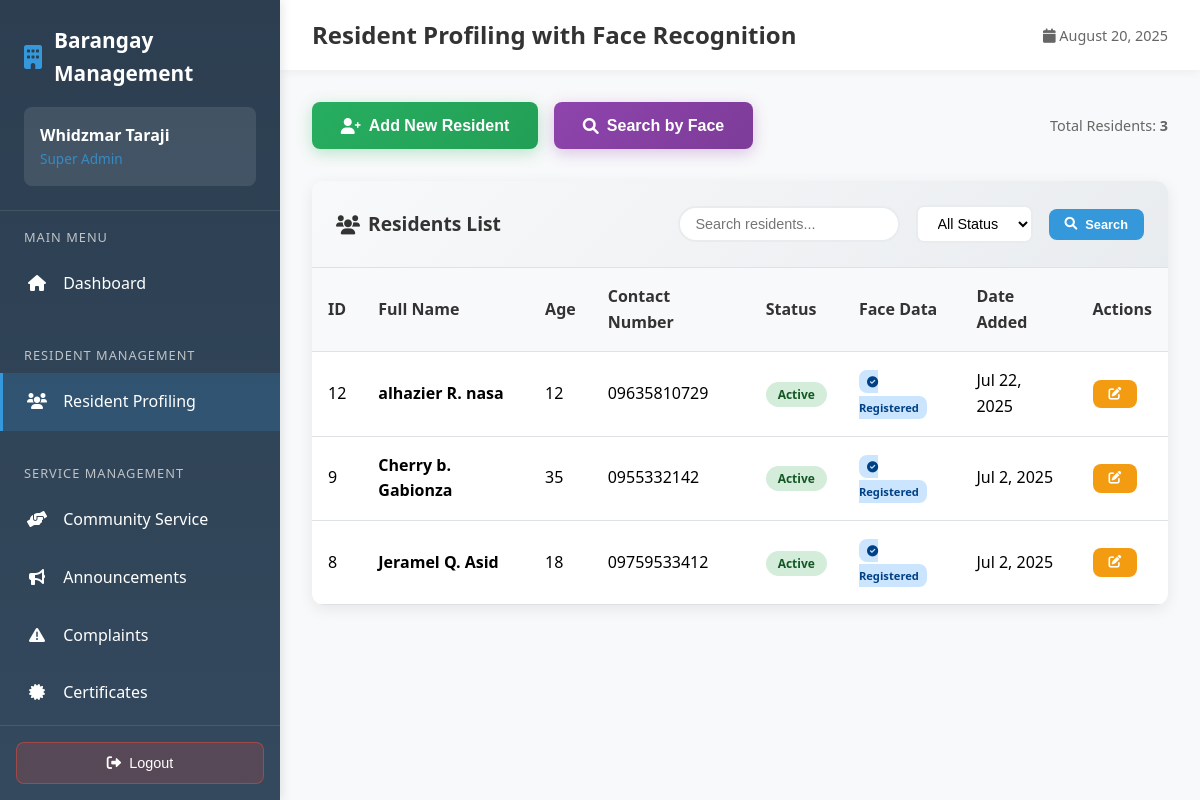
The page /employee/sec/resident-profiling.php (signed in) on the database as committed earlier.
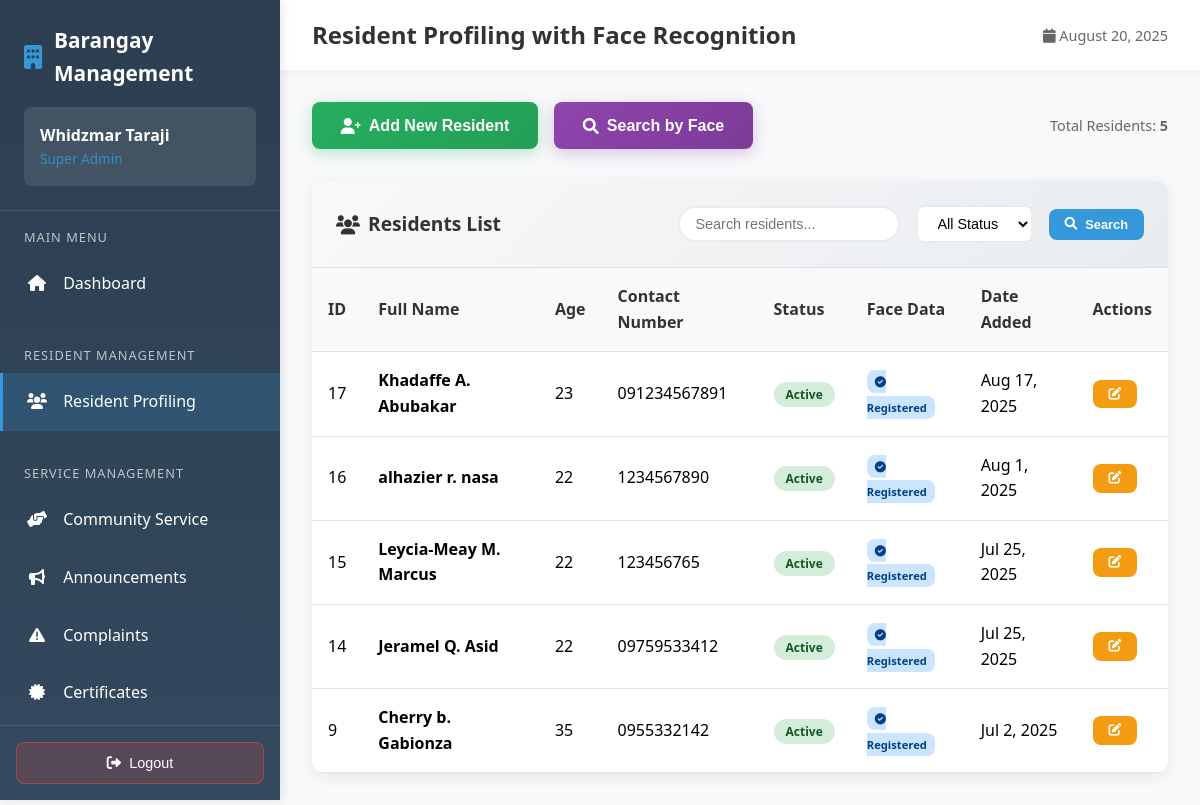
The same page on the database as committed later.
### tables this page shows
CREATE TABLE `residents` (
  `id` int(11) NOT NULL,
  `first_name` varchar(100) NOT NULL,
  `middle_initial` varchar(1) DEFAULT NULL,
  `last_name` varchar(100) NOT NULL,
  `full_name` varchar(255) DEFAULT NULL,
  `status` enum('active','inactive','pending') DEFAULT 'active',
  `age` int(11) NOT NULL,
  `contact_number` varchar(20) NOT NULL,
  `email` varchar(100) DEFAULT NULL,
  `created_at` timestamp NOT NULL DEFAULT current_timestamp(),
  `updated_at` timestamp NOT NULL DEFAULT current_timestamp() ON UPDATE current_timestamp(),
  `photo_path` varchar(255) DEFAULT NULL,
  `face_descriptor` text DEFAULT NULL,
  `face_embedding` text DEFAULT NULL,
  `face_photo` longtext DEFAULT NULL,
  `liveness_verified` tinyint(1) DEFAULT 0,
  `total_volunteer_hours` decimal(6,1) DEFAULT 0.0,
  `total_volunteer_events` int(11) DEFAULT 0,
  `last_volunteer_date` date DEFAULT NULL,
  `volunteer_status` enum('inactive','active','outstanding') DEFAULT 'inactive'
);

### employee/sec/resident-profiling.php (the view, shortened to what this page needs)
<?php
require_once '../../config.php';
$search = isset($_GET['search']) ? mysqli_real_escape_string($connection, $_GET['search']) : '';
$page = isset($_GET['page']) ? intval($_GET['page']) : 1;
$records_per_page = 10;
$offset = ($page - 1) * $records_per_page;
$where_conditions = [];
$where_clause = !empty($where_conditions) ? 'WHERE ' . implode(' AND ', $where_conditions) : '';
$count_query = "SELECT COUNT(*) as total FROM residents $where_clause";
$count_result = mysqli_query($connection, $count_query);
$total_records = mysqli_fetch_assoc($count_result)['total'];
$residents_query = "SELECT * FROM residents $where_clause ORDER BY created_at DESC LIMIT $records_per_page OFFSET $offset";
$residents_result = mysqli_query($connection, $residents_query);
?>
<!DOCTYPE html>
<html lang="en">
<head>
    <link href="https://cdnjs.cloudflare.com/ajax/libs/font-awesome/6.0.0/css/all.min.css" rel="stylesheet">
</head>
<body>
    <nav class="sidebar" id="sidebar">
        <div class="sidebar-header">
            <div class="sidebar-brand">
                <i class="fas fa-building"></i>
                Barangay Management
            </div>
            <div class="user-info">
                <div class="user-name"><?php echo $_SESSION['full_name']; ?></div>
                <div class="user-role">Super Admin</div>
            </div>
        </div>
        <div class="sidebar-nav">
            <div class="nav-section">
                <div class="nav-section-title">Main Menu</div>
                <a href="dashboard.php" class="nav-item">
                    <i class="fas fa-home"></i>
                    Dashboard
                </a>
            </div>
            <div class="nav-section">
                <div class="nav-section-title">Resident Management</div>
                <a href="resident-profiling.php" class="nav-item active">
                    <i class="fas fa-users"></i>
                    Resident Profiling
                </a>
            </div>
            <div class="nav-section">
                <div class="nav-section-title">Service Management</div>
                <a href="community_service.php" class="nav-item">
                    <i class="fas fa-hands-helping"></i>
                    Community Service
                </a>
                <a href="announcements.php" class="nav-item">
                    <i class="fas fa-bullhorn"></i>
                    Announcements
                </a>
                <a href="complaints.php" class="nav-item">
                    <i class="fas fa-exclamation-triangle"></i>
                    Complaints
                </a>
                <a href="certificates.php" class="nav-item">
                    <i class="fas fa-certificate"></i>
                    Certificates
                </a>
            </div>
        </div>
        <div class="logout-section">
            <form action="../logout.php" method="POST" id="logoutForm" style="width: 100%;">
                <button type="button" class="logout-btn" onclick="handleLogout()">
                    <i class="fas fa-sign-out-alt"></i>
                    Logout
                </button>
            </form>
        </div>
    </nav>
    <div class="main-content">
        <div class="top-bar">
            <h1 class="page-title">Resident Profiling with Face Recognition</h1>
            <div style="display: flex; align-items: center; gap: 1rem;">
                <span style="color: #666; font-size: 0.9rem;">
                    <i class="fas fa-calendar"></i> <?php echo date('F j, Y'); ?>
                </span>
            </div>
        </div>
        <div class="content-area">
            <div class="action-buttons">
                <div style="display: flex; gap: 1rem; flex-wrap: wrap;">
                    <button class="btn btn-add-resident" onclick="showModal('createModal')">
                        <i class="fas fa-user-plus"></i> Add New Resident
                    </button>
                    <button class="btn btn-face-search" onclick="showModal('searchModal')">
                        <i class="fas fa-search"></i> Search by Face
                    </button>
                </div>
                <div style="color: #666; font-size: 0.9rem;">
                    Total Residents: <strong><?php echo $total_records; ?></strong>
                </div>
            </div>
            <div class="table-card">
                <div class="table-header">
                    <div class="table-title">
                        <i class="fas fa-users"></i>
                        Residents List
                    </div>
                    <div class="search-filters">
                        <form method="GET" style="display: flex; gap: 1rem; align-items: center;">
                            <input type="text" name="search" placeholder="Search residents..."
                                   class="search-input" value="<?php echo htmlspecialchars($search); ?>">
                            <select name="status" class="filter-select">
                                <option value="">All Status</option>
                            </select>
                            <button type="submit" class="btn btn-primary btn-sm">
                                <i class="fas fa-search"></i> Search
                            </button>
                        </form>
                    </div>
                </div>
                <div class="table-responsive">
                    <table class="table">
                        <thead>
                            <tr>
                                <th>ID</th>
                                <th>Full Name</th>
                                <th>Age</th>
                                <th>Contact Number</th>
                                <th>Status</th>
                                <th>Face Data</th>
                                <th>Date Added</th>
                                <th>Actions</th>
                            </tr>
                        </thead>
                        <tbody>
                            <?php if (mysqli_num_rows($residents_result) > 0): ?>
                                <?php while ($resident = mysqli_fetch_assoc($residents_result)): ?>
                                    <tr>
                                        <td><?php echo $resident['id']; ?></td>
                                        <td>
                                            <strong><?php echo htmlspecialchars($resident['full_name']); ?></strong>
                                        </td>
                                        <td><?php echo $resident['age']; ?></td>
                                        <td><?php echo htmlspecialchars($resident['contact_number']); ?></td>
                                        <td>
                                            <span class="status-badge status-<?php echo $resident['status']; ?>">
                                                <?php echo ucfirst($resident['status']); ?>
                                            </span>
                                        </td>
                                        <td>
                                            <?php if ($resident['face_descriptor']): ?>
                                                <span class="face-badge face-registered">
                                                    <i class="fas fa-check-circle"></i> Registered
                                                </span>
                                            <?php else: ?>
                                                <span class="face-badge">
                                                    <i class="fas fa-times-circle"></i> Not Set
                                                </span>
                                            <?php endif; ?>
                                        </td>
                                        <td><?php echo date('M j, Y', strtotime($resident['created_at'])); ?></td>
                                        <td>
                                            <button class="btn btn-warning btn-sm" onclick="editResident(<?php echo htmlspecialchars(json_encode($resident)); ?>)">
                                                <i class="fas fa-edit"></i>
                                            </button>
                                        </td>
                                    </tr>
                                <?php endwhile; ?>
                            <?php endif; ?>
                        </tbody>
                    </table>
                </div>
            </div>
        </div>
    </div>
</body>
</html>

Rows that differ between the two databases and show on the page:
removed residents: id "12", full_name "alhazier R. nasa", age "12", contact_number "09635810729", status "Active", shows "Registered", created_at "Jul 22, 2025"
removed residents: id "8", full_name "Jeramel Q. Asid", age "18", contact_number "09759533412", status "Active", shows "Registered", created_at "Jul 2, 2025"
added residents: id "17", full_name "Khadaffe A. Abubakar", age "23", contact_number "091234567891", status "Active", shows "Registered", created_at "Aug 17, 2025"
added residents: id "16", full_name "alhazier r. nasa", age "22", contact_number "1234567890", status "Active", shows "Registered", created_at "Aug 1, 2025"
added residents: id "15", full_name "Leycia-Meay M. Marcus", age "22", contact_number "123456765", status "Active", shows "Registered", created_at "Jul 25, 2025"
added residents: id "14", full_name "Jeramel Q. Asid", age "22", contact_number "09759533412", status "Active", shows "Registered", created_at "Jul 25, 2025"
Other text that changed with them:
$total_records: "3" → "5"
